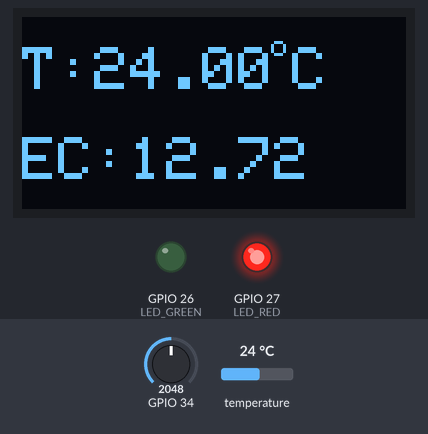
Simulated run of this sketch. Board: ESP32. Parts: 128×64 one-colour display, output pins drawn as LEDs (lit = HIGH). The inputs (shaded band) are chosen by the test bench; at power-on: GPIO 34 = 2048, temperature 24 °C. WiFi joins after 1.5 s; servers stay silent unless stated; EEPROM starts erased; no MQTT or app messages arrive unless stated; what the sketch prints to the serial monitor is not drawn.

Above: at 3.1 s.
3.2 s: GPIO 34 set to 67
At 11.8 s:
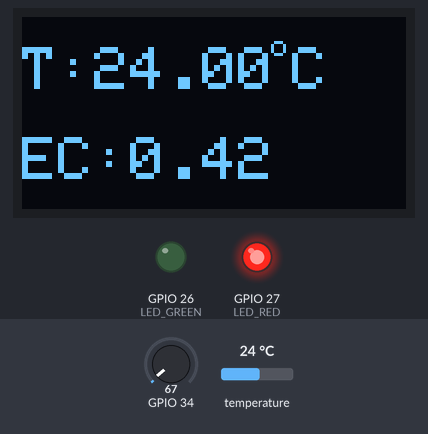
12.5 s: GPIO 34 set to 61
At 20.3 s:
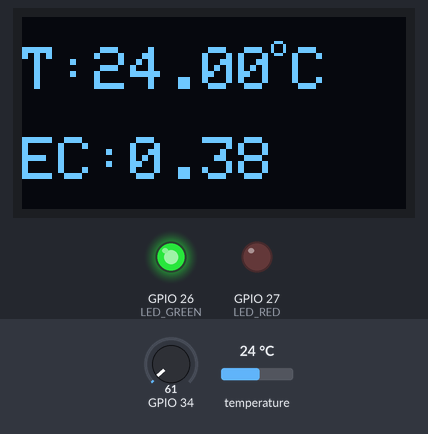
21.0 s: temperature set to 22.1 °C
At 28.9 s:
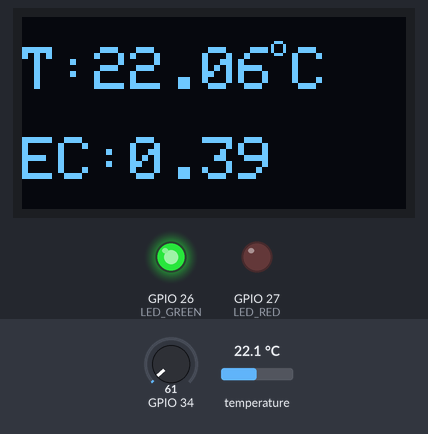
29.5 s: temperature set to 20.5 °C
At 37.5 s:
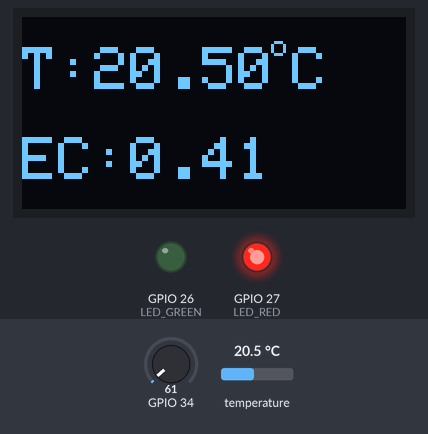
45.7 s: temperature set to 12 °C
At 54.6 s:
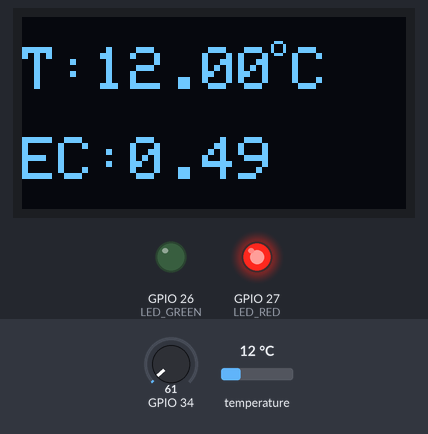
Timing chart, 0 to 56.0 s (numbered marks = the images above; inputs shaded):
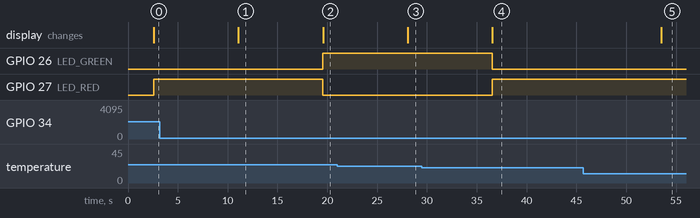

Measured:
- the behaviour switches between 65 and 64 on GPIO 34 (found by bisection; images 1 and 2)
- the behaviour switches between 21.3 and 21.2 °C on temperature (found by bisection; images 3 and 4)
- after the input at 3.2 s, the display: changes after 7.9 s (image 1)
- after the input at 12.5 s, GPIO 26 (LED_GREEN): LOW → HIGH after 7.0 s; GPIO 27 (LED_RED): HIGH → LOW after 7.0 s; the display: changes after 7.1 s (image 2)
- after the input at 21.0 s, the display: changes after 7.1 s (image 3)
- after the input at 29.5 s, GPIO 26 (LED_GREEN): HIGH → LOW after 7.0 s; GPIO 27 (LED_RED): LOW → HIGH after 7.0 s; the display: changes after 7.1 s (image 4)
- after the input at 45.7 s, the display: changes after 7.8 s (image 5)

The sketch:

sketch_mar21a.ino
```cpp
#include <Arduino.h>
#include <Wire.h>
#include <EEPROM.h>
#include <WiFi.h>
#include <OneWire.h>
#include <DallasTemperature.h>
#include <Adafruit_ADS1X15.h>
#include <DFRobot_ESP_EC.h>
#include <Adafruit_GFX.h>
#include <Adafruit_SSD1306.h>
#include <WiFiClientSecure.h>
#include <PubSubClient.h>

#define SCREEN_WIDTH 128
#define SCREEN_HEIGHT 64

Adafruit_SSD1306 display(SCREEN_WIDTH, SCREEN_HEIGHT, &Wire, -1);

#define ONE_WIRE_BUS 4
OneWire oneWire(ONE_WIRE_BUS);
DallasTemperature sensors(&oneWire);

DFRobot_ESP_EC ec;
Adafruit_ADS1115 ads;

float voltage, ecValue, temperature = 25;

String apiKey = "09TN9P1DMWQIQZ65";

const char *ssid = "Le Binh";
const char *pass = "0939099873";
const char *server = "api.thingspeak.com";

// AWS IoT endpoint
const char *mqttServer = "a32stwsikc6rzu-ats.iot.us-east-1.amazonaws.com";
const int mqttPort = 8883;

// AWS IoT certificates
const char *rootCA = R"EOF(
-----BEGIN CERTIFICATE-----
MIIDQTCCAimgAwIBAgITBmyfz5m/jAo54vB4ikPmljZbyjANBgkqhkiG9w0BAQsF
ADA5MQswCQYDVQQGEwJVUzEPMA0GA1UEChMGQW1hem9uMRkwFwYDVQQDExBBbWF6
b24gUm9vdCBDQSAxMB4XDTE1MDUyNjAwMDAwMFoXDTM4MDExNzAwMDAwMFowOTEL
MAkGA1UEBhMCVVMxDzANBgNVBAoTBkFtYXpvbjEZMBcGA1UEAxMQQW1hem9uIFJv
b3QgQ0EgMTCCASIwDQYJKoZIhvcNAQEBBQADggEPADCCAQoCggEBALJ4gHHKeNXj
ca9HgFB0fW7Y14h29Jlo91ghYPl0hAEvrAIthtOgQ3pOsqTQNroBvo3bSMgHFzZM
9O6II8c+6zf1tRn4SWiw3te5djgdYZ6k/oI2peVKVuRF4fn9tBb6dNqcmzU5L/qw
IFAGbHrQgLKm+a/sRxmPUDgH3KKHOVj4utWp+UhnMJbulHheb4mjUcAwhmahRWa6
VOujw5H5SNz/0egwLX0tdHA114gk957EWW67c4cX8jJGKLhD+rcdqsq08p8kDi1L
93FcXmn/6pUCyziKrlA4b9v7LWIbxcceVOF34GfID5yHI9Y/QCB/IIDEgEw+OyQm
jgSubJrIqg0CAwEAAaNCMEAwDwYDVR0TAQH/BAUwAwEB/zAOBgNVHQ8BAf8EBAMC
AYYwHQYDVR0OBBYEFIQYzIU07LwMlJQuCFmcx7IQTgoIMA0GCSqGSIb3DQEBCwUA
A4IBAQCY8jdaQZChGsV2USggNiMOruYou6r4lK5IpDB/G/wkjUu0yKGX9rbxenDI
U5PMCCjjmCXPI6T53iHTfIUJrU6adTrCC2qJeHZERxhlbI1Bjjt/msv0tadQ1wUs
N+gDS63pYaACbvXy8MWy7Vu33PqUXHeeE6V/Uq2V8viTO96LXFvKWlJbYK8U90vv
o/ufQJVtMVT8QtPHRh8jrdkPSHCa2XV4cdFyQzR1bldZwgJcJmApzyMZFo6IQ6XU
5MsI+yMRQ+hDKXJioaldXgjUkK642M4UwtBV8ob2xJNDd2ZhwLnoQdeXeGADbkpy
rqXRfboQnoZsG4q5WTP468SQvvG5
-----END CERTIFICATE-----
)EOF";

const char *clientCert = R"EOF(
-----BEGIN CERTIFICATE-----
MIIDWTCCAkGgAwIBAgIUMiPc2jk03mJ3BMjvmRyzEuDFp5QwDQYJKoZIhvcNAQEL
BQAwTTFLMEkGA1UECwxCQW1hem9uIFdlYiBTZXJ2aWNlcyBPPUFtYXpvbi5jb20g
SW5jLiBMPVNlYXR0bGUgU1Q9V2FzaGluZ3RvbiBDPVVTMB4XDTI1MDMwNzEzNDU1
NVoXDTQ5MTIzMTIzNTk1OVowHjEcMBoGA1UEAwwTQVdTIElvVCBDZXJ0aWZpY2F0
ZTCCASIwDQYJKoZIhvcNAQEBBQADggEPADCCAQoCggEBAK0lTcju8yNiu2CqeAC8
OB9wPbQAfUf0J+vK7jzmJpM3etXiBm5QWoxh+4ukekqtMYCnAK4xgKbe+pulEFm8
UxGiYw+QJm6a4ENpQEuezS17cdbC7JfiL7TRpcU8u0nf0PzEXHQn37Yf1SMqPMAk
nc7K6Fn0ICYxTdcrW1ol8iT/AARFaUW43XU2dENojVVH7T2Mb0MkLeZC7marJFur
w/JxLnYbWDT5NuqWpsHEPhgp0Wi5Kv32tQkH9DvS+GtOfbkfH7umD+wGR3w+3+9l
o9Ephx0JGAK+cNEdTxPLl3Zg+1tS1ecmi6ZpGo2C47dw6IwntTzjyrYRhaRUmyq4
eKECAwEAAaNgMF4wHwYDVR0jBBgwFoAU6Uf9U2Sc4OVu/PHuz/0npXTcQi8wHQYD
VR0OBBYEFOPRBcg9CAoFZ3sIv418apqHmLWXMAwGA1UdEwEB/wQCMAAwDgYDVR0P
AQH/BAQDAgeAMA0GCSqGSIb3DQEBCwUAA4IBAQAd9SU/9koj8IBERcdyHCwpBu+y
k0085fXTx/4zel0Blrr3c2Gv4VT6POUslfRABaOw2++WB55A0SYU1mIQn7NkbE20
fAVfwJzqyL3DoI3A9M9gK0zWynO4daCztoWNhlCjHU5AwqVWsHFiDTH1dq+0YECt
omzotGujPri+EAjjRL9xNoUpzMtiahQ3lfouf057b1IqX8iWTT1eqHQC1Hx5GMDG
Hcj/zqIkgYAA3pq/7BMpSYJ/OelAY+2doCWtF90Oh2P5NdbhADamV4gbwugVQWH8
cMbrNFes4+ekaVUB2kGIz2ZM7sGp7UXkIcdFEyrMcXXYhrjMc7J0RAbnJzmE
-----END CERTIFICATE-----
)EOF";

const char *privateKey = R"EOF(
-----BEGIN RSA PRIVATE KEY-----
MIIEpQIBAAKCAQEArSVNyO7zI2K7YKp4ALw4H3A9tAB9R/Qn68ruPOYmkzd61eIG
blBajGH7i6R6Sq0xgKcArjGApt76m6UQWbxTEaJjD5AmbprgQ2lAS57NLXtx1sLs
l+IvtNGlxTy7Sd/Q/MRcdCffth/VIyo8wCSdzsroWfQgJjFN1ytbWiXyJP8ABEVp
RbjddTZ0Q2iNVUftPYxvQyQt5kLuZqskW6vD8nEudhtYNPk26pamwcQ+GCnRaLkq
/fa1CQf0O9L4a059uR8fu6YP7AZHfD7f72Wj0SmHHQkYAr5w0R1PE8uXdmD7W1LV
5yaLpmkajYLjt3DojCe1POPKthGFpFSbKrh4oQIDAQABAoIBAHwbwSXGIYG7w5QG
nP3p7FCco53iu+pXmEXrr9j3H69mlSW6XeG0tzLpCOWPgBkHC/SrwFEcKptyOTBX
oOCxnNmHDHqbWPDvEtE/IFcT/P4c/fxyvCQifQ+fNrOqVJUfWS3Vkm+wJSrmpmAO
Zn1Twcn4p5PS6Th3HtScv15e1LKu51Ikxf2nqxljyjVMmIlmxShc/VjRKXzxan/q
72e/YwHSWrNPuny6haXqrK80DHc7/O3miPXprBy1QpehOxTHwccqzunanD9+510e
dVzcokC5jfnTaDgDQmxGXQjUDU9qy0AAIFy6JAJQbB70X9DHZRrjzDzncf8GGNv0
1MxjngECgYEA4TUX/T3AYneS8vUl7f7dO/aIl9JS4Yr/He3YSNDtFUctluoBz3dP
uaHEKv1o1mEM0qZ02Dz50rhmQMJEu6bhzR7AExl/BJLtdfQmW7s2SbfAKMViWuJK
r64hizYxe5kmQgbD3b7sub9py4d2LLR8apvs3v0lfc325C4F2er2yscCgYEAxNHm
1pF8ytquH4MmS9xZhfJs9zwS2u2aca9230bT5h4Rj9fmtlzDSSPwByKyRf9DbL48
szWNF0s32h5UlnTjf7F/BCZ11X6d1pxK/Oe0lqA8S+0X551szy1mFyPJa+OM46XC
wqMy1yc8F092v7PrIVOU9MNMWDTgmqZdIz9y+VcCgYEAi6D4i6mSszpB4OL/rkyb
bEcRL1hWzMH6JNtHgvYOWGf2KyBRGQl3Y7eZQbI2ItyvL5fG0B8WIYD03OfV56az
TxLmsbDYIMTb94r1kWBEa3ZC7MRck87D0aKb540lJuWwY7WAEOcELLIx7N/C9Dq+
/PZJ6YN4kER388dZF2BnvRcCgYEAjcGogu4ydWBffO7WzFieWe0rMj6gTfJIBI2e
Dl5TDDCn8XRNBRd2x90MafdBc0zQ4Sd7TI/LWPWh+oVR4zO5DyVmGDUjNWuGfyX+
lHzGAp7SDtVrHDS0Q9us5gmubvhrZyLiTZGBcpkdnKRtINGTDmPGqytmdzlOc9RS
zKpMQu0CgYEApXlOOtgxVQjiJ0UCwIdznKjm7lUp/dmArpDHOi4QrmTInn7rAI/X
fiI1FlzOPsZ2hpBRNle35tiLiF16RQwkFwYarQHsR9kJYZjVbPN+tNo3W2PlW5a2
18oMgCk5DwPNjRTwjCBoRgIUpMdAF9LZagt41zYQ853dNa34OxpkckY=
-----END RSA PRIVATE KEY-----
)EOF";

WiFiClientSecure espClient;
PubSubClient mqttClient(espClient);

const char *mqttTopicPub = "esp32/pub";
const char *mqttTopicSub = "esp32/sub";

// **Khai báo chân LED**
#define LED_GREEN 26  // Đèn xanh lá
#define LED_RED 27    // Đèn đỏ

void connectAWS() {
  Serial.print("Connecting to AWS IoT...");

  espClient.setCACert(rootCA);
  espClient.setCertificate(clientCert);
  espClient.setPrivateKey(privateKey);

  mqttClient.setServer(mqttServer, mqttPort);

  while (!mqttClient.connected()) {
    if (mqttClient.connect("ESP32_water")) {
      Serial.println("Connected to AWS IoT!");
      mqttClient.subscribe(mqttTopicSub);
    } else {
      Serial.print(".");
      delay(1000);
    }
  }
}

void callback(char *topic, byte *payload, unsigned int length) {
  Serial.print("Message arrived [");
  Serial.print(topic);
  Serial.print("] ");
  for (int i = 0; i < length; i++) {
    Serial.print((char)payload[i]);
  }
  Serial.println();
}

void setup() {
  Serial.begin(115200);
  EEPROM.begin(32);
  ec.begin();
  sensors.begin();
  if (!display.begin(SSD1306_SWITCHCAPVCC, 0x3C)) {
    Serial.println(F("SSD1306 allocation failed"));
    for (;;);
  }
  delay(200);
  display.clearDisplay();

  Serial.println("Connecting to ");
  Serial.println(ssid);

  WiFi.begin(ssid, pass);

  Serial.print("Connecting to WiFi");
  while (WiFi.status() != WL_CONNECTED) {
    delay(500);
    Serial.print(".");
  }
  Serial.println("\nWiFi connected!");

  connectAWS();
  mqttClient.setCallback(callback);

  // **Cấu hình chân LED là OUTPUT**
  pinMode(LED_GREEN, OUTPUT);
  pinMode(LED_RED, OUTPUT);
}

void loop() {
  if (!mqttClient.connected()) {
    connectAWS();
  }
  mqttClient.loop();

  voltage = analogRead(34);
  sensors.requestTemperatures();
  temperature = sensors.getTempCByIndex(0);
  ecValue = ec.readEC(voltage, temperature);

  Serial.print("Temperature:");
  Serial.print(temperature, 2);
  Serial.println("℃");

  Serial.print("EC:");
  Serial.println(ecValue, 2);


  // **Điều khiển LED theo giá trị EC**
  if (ecValue <= 0.4) {
    digitalWrite(LED_GREEN, HIGH);  // Bật đèn xanh
    digitalWrite(LED_RED, LOW);     // Tắt đèn đỏ
  } else {
    digitalWrite(LED_GREEN, LOW);   // Tắt đèn xanh
    digitalWrite(LED_RED, HIGH);    // Bật đèn đỏ
  }

  display.setTextSize(2);
  display.setTextColor(WHITE);

  display.setCursor(0, 10);
  display.print("T:");
  display.print(temperature, 2);
  display.drawCircle(85, 10, 2, WHITE);
  display.setCursor(90, 10);
  display.print("C");

  display.setCursor(0, 40);
  display.print("EC:");
  display.print(ecValue, 2);
  display.display();
  delay(1500);
  display.clearDisplay();

  ec.calibration(voltage, temperature);

  WiFiClient client; // Khai báo WiFiClient client ở đây
  if (client.connect(server, 80)) {
    String postStr = apiKey;
    postStr += "&field1=";
    postStr += String(temperature, 2);
    postStr += "&field2=";
    postStr += String(ecValue, 2);
    postStr += "\r\n\r\n";
    delay(500);

    client.print("POST /update HTTP/1.1\n");
    client.print("Host: api.thingspeak.com\n");
    client.print("Connection: close\n");
    client.print("X-THINGSPEAKAPIKEY: " + apiKey + "\n");
    client.print("Content-Type: application/x-www-form-urlencoded\n");
    client.print("content-length: ");
    client.print(postStr.length());
    client.print("\n\n");
    client.print(postStr);
    delay(500);
    client.stop();
  }

  String payload = "{";
  payload += "\"temperature\":" + String(temperature, 2) + ",";
  payload += "\"EC\":" + String(ecValue, 2);
  payload += "}";

  Serial.print("Publishing to AWS IoT: ");
  Serial.println(payload);

  if (mqttClient.publish(mqttTopicPub, payload.c_str())) {
    Serial.println("Message sent successfully!");
  } else {
    Serial.println("Message failed to send!");
  }

  delay(5000);
}
```
